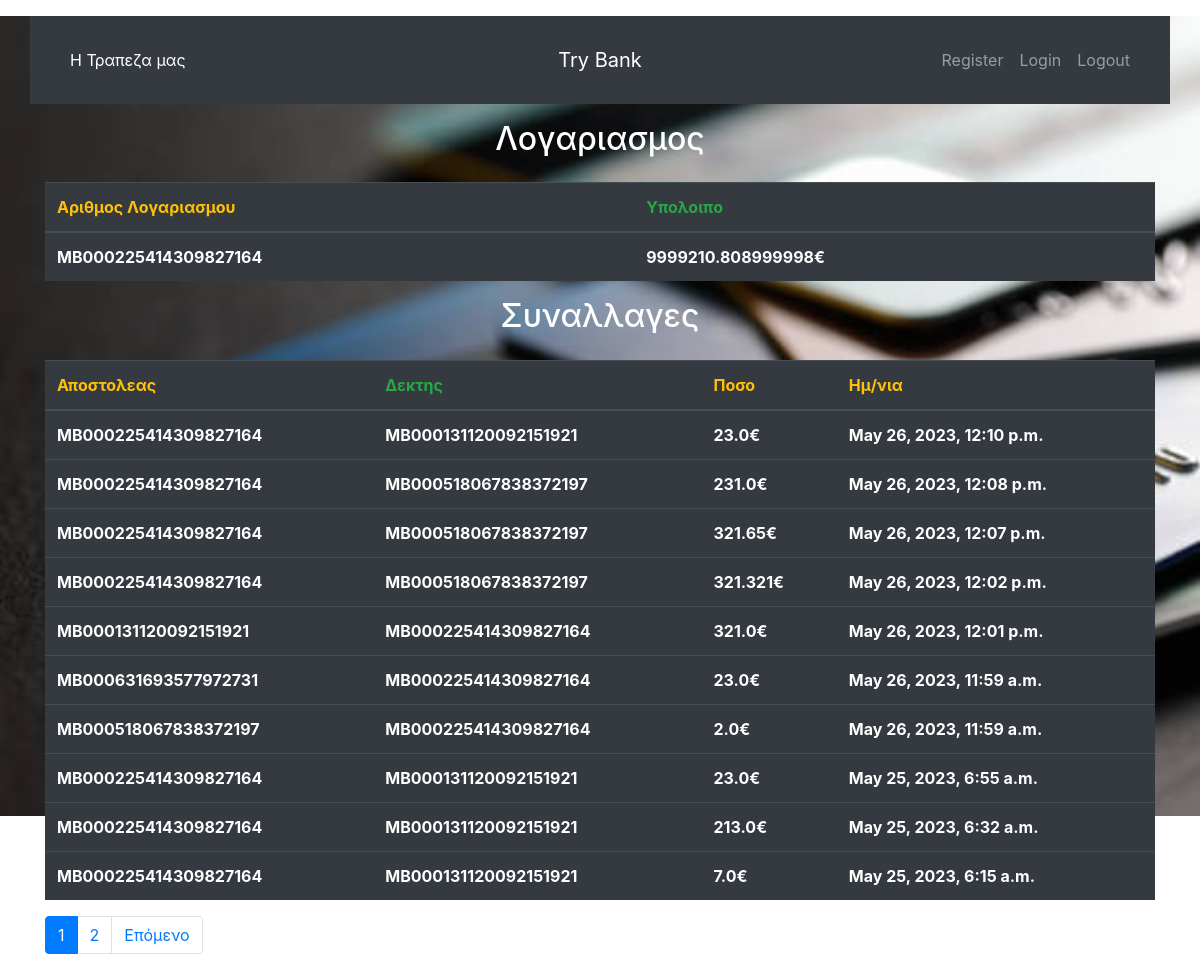
The app's page /profile/MB000225414309827164/, older data.
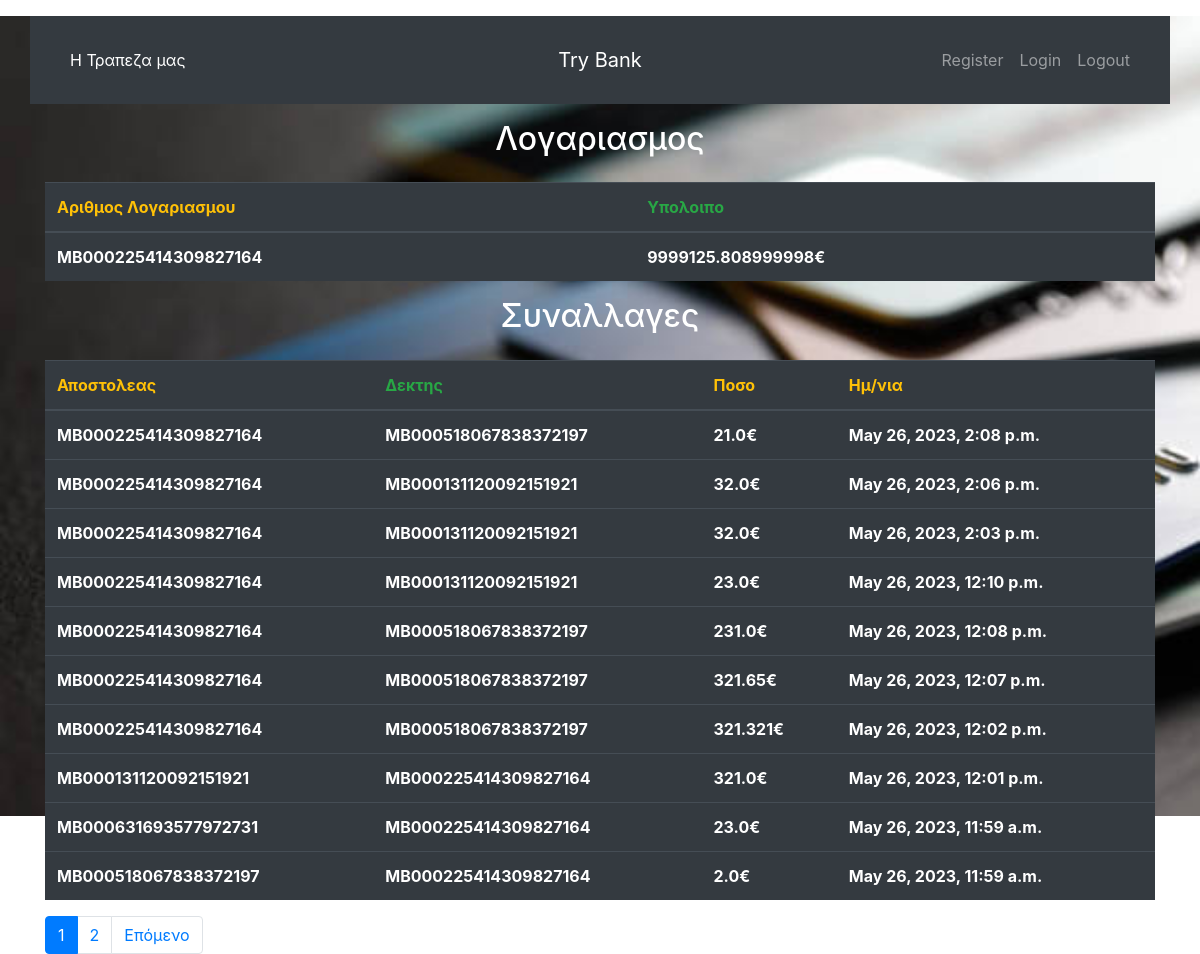
The same page, newer data.
### customers/models.py (models this page shows, shortened)
class Accounts(models.Model):
    owner = models.ForeignKey(User, on_delete = models.CASCADE)
    acc_number = models.CharField(primary_key=True, max_length=20)
    balance = models.FloatField(default= 0)

class Transactions(models.Model):
    sender_acc = models.ForeignKey(Accounts,on_delete=models.CASCADE, related_name='sender_acc')
    recipient_acc = models.ForeignKey(Accounts, on_delete=models.CASCADE, related_name='recipient_acc')
    amount = models.FloatField()
    date = models.DateTimeField(auto_now_add=True,null=True, blank=True)

### customers/views.py (the view)
# urls.py: path('profile/<str:acc_number>/', views.account, name='account'),
def account(request, acc_number):
    query = Accounts.objects.get(acc_number = acc_number)
    saw_me = Transactions.objects.filter((Q(sender_acc=query) | Q(recipient_acc=query)))
    saw_me = saw_me.order_by('-date')
    paginator = Paginator(saw_me, per_page=10)
    page_number = request.GET.get('page', 1)
    pagin = paginator.get_page(page_number)
    context = {
        'object': query,
        'pagin' : pagin
    }
    return render(request, 'account.html', context=context)

### templates/account.html (shortened to what this page needs)
{% extends 'welcome_page.html' %}
{% block content %}
<div class="container">
    <div>
  <h2 class="text-center text-white">Λογαριασμος</h2>
    </div>
<div class="mt-4">
  <table class="table table-dark mt-4">
    <thead>
      <tr>
        <th class="text-warning">Αριθμος Λογαριασμου</th>
        <th class="text-success">Υπολοιπο</th>
      </tr>
    </thead>
      <tr>
        <th>{{object.acc_number}}</th>
        <th>{{object.balance}}€</th>
      </tr>
    <div class="mt-4">
  <table class="table table-dark mt-4">
      <div>
  <h2 class="text-center text-white">Συναλλαγες</h2>
    </div>
    <thead>
      <tr>
        <th class="text-warning">Αποστολεας</th>
        <th class="text-success">Δεκτης</th>
          <th class="text-warning">Ποσο</th>
        <th class="text-warning">Ημ/νια</th>
      </tr>
    </thead>
     {% for object in pagin %}
      <tr>
          <th>{{object.sender_acc.acc_number}}</th>
          <th>{{object.recipient_acc.acc_number}}</th>
          <th>{{object.amount}}€</th>
          <th>{{object.date}}</th>
      </tr>
        {% endfor %}
  </table>
    <nav aria-label="...">
  <ul class="pagination mt-3">
<li class="page-item active">
      <span class="page-link">{{pagin.number}}
      </span>
</li>
    {% if pagin.has_next%}
    <li class="page-item"><a class="page-link" href="?page={{pagin.next_page_number}}">{{pagin.next_page_number}}</a></li>
     <li class="page-item">
      <a class="page-link" href="?page={{pagin.next_page_number}}">Επόμενο</a>
       </li>
    {% endif %}
  </ul>
</nav>
  </div>
</div>
{% endblock content %}

Row changes from the older to the newer data that the page shows:
no longer on this page (row unchanged): Transactions: sender_acc.acc_number "MB000225414309827164", recipient_acc.acc_number "MB000131120092151921", amount "23.0", date "May 25, 2023, 6:55 a.m."
no longer on this page (row unchanged): Transactions: sender_acc.acc_number "MB000225414309827164", recipient_acc.acc_number "MB000131120092151921", amount "213.0", date "May 25, 2023, 6:32 a.m."
no longer on this page (row unchanged): Transactions: sender_acc.acc_number "MB000225414309827164", recipient_acc.acc_number "MB000131120092151921", amount "7.0", date "May 25, 2023, 6:15 a.m."
changed Accounts "MB000225414309827164": balance "9999210.808999998" → "9999125.808999998"
added Transactions: sender_acc.acc_number "MB000225414309827164", recipient_acc.acc_number "MB000518067838372197", amount "21.0", date "May 26, 2023, 2:08 p.m."
added Transactions: sender_acc.acc_number "MB000225414309827164", recipient_acc.acc_number "MB000131120092151921", amount "32.0", date "May 26, 2023, 2:06 p.m."
added Transactions: sender_acc.acc_number "MB000225414309827164", recipient_acc.acc_number "MB000131120092151921", amount "32.0", date "May 26, 2023, 2:03 p.m."
